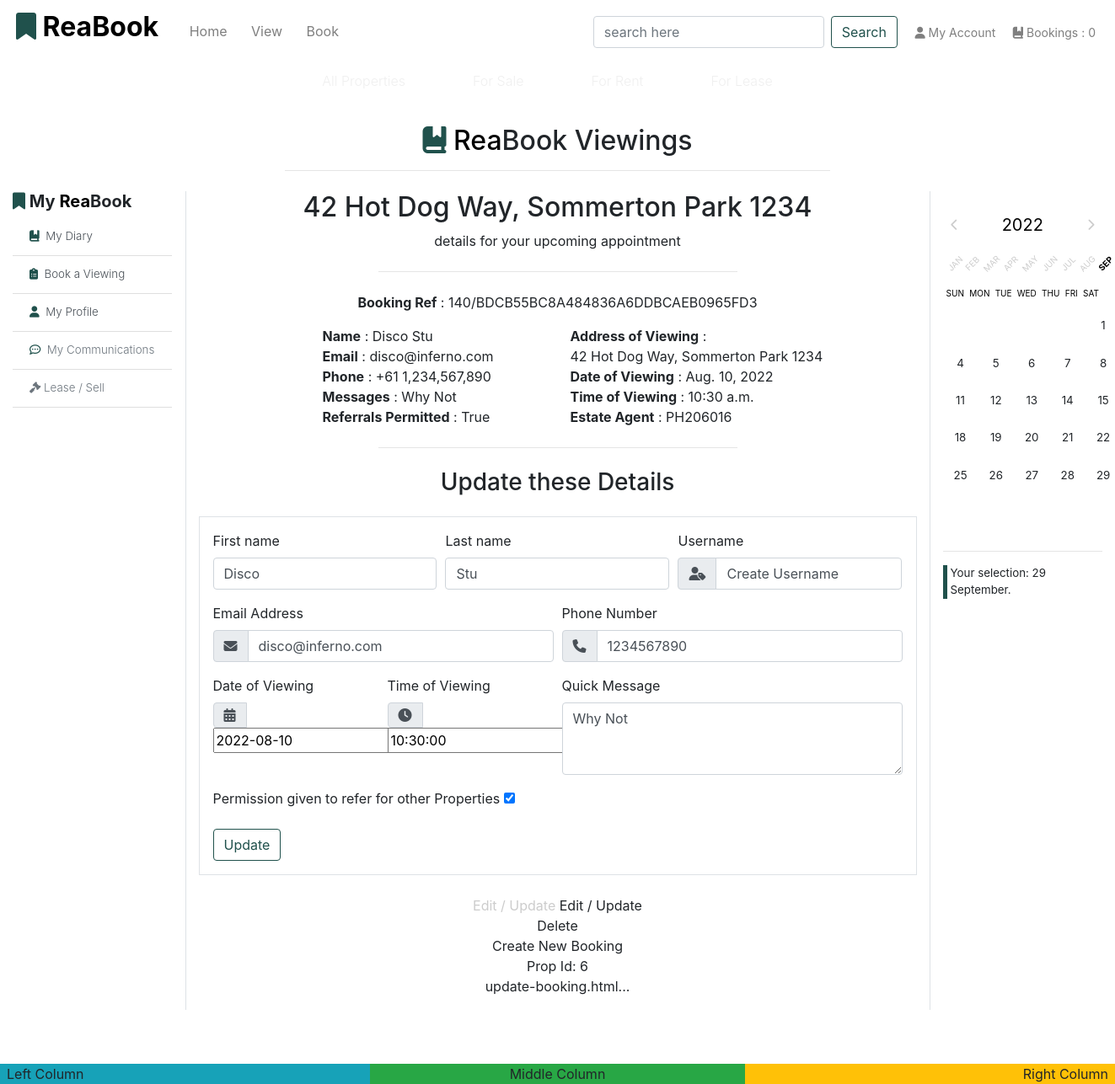
Screenshot of /book/diary/140/ (signed in) with the database file from the repository.
### app_bookings/models.py (models this page shows, shortened)
class Booking(models.Model):
    booking_number = models.CharField(max_length=8, null=False, editable=False, unique=True)
    user = models.ForeignKey(User, on_delete=models.CASCADE, null=True, blank=True)
    property_id = models.ForeignKey('app_properties.Property', null=True, blank=True, on_delete=models.SET_NULL)
    booking_name = models.CharField(max_length=254, null=True, blank=True, default='15 min Viewing')
    date_of_viewing = models.DateField(default=date.today)
    time_of_viewing = models.TimeField(default=timezone.now)
    client_message = models.TextField(null=True, blank=True, max_length=140)
    date_submitted = models.DateTimeField(auto_now_add=True)
    f_name = models.CharField(max_length=40)
    l_name = models.CharField(max_length=40)
    client_username = models.CharField(max_length=40, default='Create Username')
    client_email = models.EmailField(max_length=254)
    client_phone = models.IntegerField(null=True, blank=True, default='')
    client_city = models.CharField(max_length=140, null=True, blank=True)
    client_state = models.CharField(max_length=10, null=True, blank=True)
    client_zip = models.CharField(max_length=10, default='')
    client_country = models.CharField(max_length=2, choices=pytz.country_names.items(), null=True, blank=True)
    viewing_active = models.BooleanField(default=True)
    contact_ok = models.BooleanField(default=False)
    class Meta:
        verbose_name_plural = 'Bookings'
    def __str__(self):
        return self.booking_number

### app_properties/models.py (models this page shows)
class Property(models.Model):
    realtor = models.ForeignKey(User, on_delete=models.CASCADE, blank=True, null=False, default=User)
    title_no = models.CharField(max_length=254)
    ribbon_feature = models.CharField(max_length=20, default="New Listing")
    name = models.CharField(max_length=30)
    category = models.ForeignKey(
        'Category', null=True, blank=True, on_delete=models.SET_NULL
        )
    sector = models.ForeignKey(
        'Sector', null=True, blank=True, on_delete=models.SET_NULL
        )
    sale_price = models.IntegerField(null=False, blank=True, default=0)
    rent_pw = models.IntegerField(null=False, blank=True, default=0)
    date_available = models.DateField(null=True, blank=True, auto_now_add=True)
    bedrooms = models.IntegerField(null=False, blank=False)
    bathrooms = models.IntegerField(null=False, blank=False)
    carports = models.IntegerField(null=False, blank=False)
    air_conditioning = models.IntegerField(null=False, blank=False)
    rating = models.DecimalField(
        max_digits=3, decimal_places=1, null=True, blank=True
        )
    description = models.TextField()
    main_image_url = models.URLField(max_length=1024, null=True, blank=True)
    main_image = models.ImageField(null=True, blank=True)
    bedroom_image = models.ImageField(null=True, blank=True)
    bath_image = models.ImageField(null=True, blank=True)
    kitchen_image = models.ImageField(null=True, blank=True)
    living_image = models.ImageField(null=True, blank=True)
    unit_no = models.IntegerField(null=True, blank=True)
    level = models.IntegerField(null=True, blank=True)
    house_no = models.IntegerField(null=True, blank=False, default="No.")
    street = models.CharField(max_length=70, default='')
    suburb = models.CharField(max_length=70, default='')
    city = models.CharField(max_length=40)
    state = models.CharField(max_length=40, null=True, blank=True)
    postcode = models.CharField(max_length=10)
    country = models.CharField(max_length=2, choices=pytz.country_names.items(), null=True, blank=True)
    land_area = models.IntegerField(null=True, blank=True)
    building_area = models.IntegerField(null=True, blank=True)
    build_date = models.DateField(null=True, blank=True)
    list_date = models.DateField(auto_now_add=True)
    list_duration = models.IntegerField(null=False, blank=False, default=30)
    owner_fname = models.CharField(max_length=254, null=True, blank=False)
    owner_lname = models.CharField(max_length=254, null=True, blank=False)
    viewings = models.BooleanField(default=True)
    available = models.BooleanField(default=False)
    class Meta:
        verbose_name_plural = 'Properties'
        get_latest_by = 'list_date'
    def __str__(self):
        return f"{self.id}"

### app_bookings/views.py (the view)
# urls.py: path('diary/<int:booking_id>/', views.update_booking, name='update_booking'),
def update_booking(request, booking_id):
    booking = Booking.objects.get(pk=booking_id)
    booking_form = BookingForm(request.POST or None, instance=booking)
    context = {
        'booking_form': booking_form,
        'booking': booking,
        }
    return render(request, 'book/update-booking.html', context)

### app_bookings/templates/book/update-booking.html (shortened to what this page needs)
{% extends 'base.html' %}
{% load static %}
{% block content %}
{% if user.is_authenticated %}
{% include 'includes/bookings-base.html' %}
    <div class="row-lg-12 justify-content-center">
        <h2>{{ booking.property_id.house_no }} {{ booking.property_id.street }}, {{ booking.property_id.suburb }} {{ booking.property_id.postcode }}</h2>
        <p>details for your upcoming appointment</p>
        <hr class="w-50 my-4">
        <p><strong>Booking Ref</strong> : {{ booking.id }}/{{ booking }}</p>
        <div class="row">
            <div class="col-md-2"></div>
            <div class="col-md-4 text-left">
                <strong>Name</strong> : {{ booking.f_name }} {{ booking.l_name }}
                <br><strong>Email</strong> : {{ booking.client_email }}
                <br><strong>Phone</strong> : +{{ booking.client_country }} {{ booking.client_phone }}
                <br><strong>Messages</strong> : {{ booking.client_message }}
                <br><strong>Referrals Permitted</strong> : {{ booking.contact_ok }}
            </div>
            <div class="col-md-6 text-left">
                <strong>Address of Viewing</strong> :<br> {{ booking.property_id.house_no }} {{ booking.property_id.street }}, {{ booking.property_id.suburb }} {{ booking.property_id.postcode }}
                <br><strong>Date of Viewing</strong> : {{ booking.date_of_viewing }}
                <br><strong>Time of Viewing</strong> : {{ booking.time_of_viewing }}
                <br><strong>Estate Agent</strong> : {{ booking.property_id.realtor }}
            </div>
            <div class="col-lg-12">
                <hr class="w-50 my-4">
                <h3 class="mb-4">Update these Details</h3>
                <form class="text-left border p-3">
                    <div class="form-row">
                        <div class="col-md-4 mb-3 mx-0">
                            <label>First name</label>
                            {{ booking_form.f_name }}
                        </div>
                        <div class="col-md-4 mb-3 mx-0">
                            <label>Last name</label>
                            {{ booking_form.l_name }}
                        </div>
                        <div class="col-md-4 mb-3 mx-0">
                            <label>Username</label>
                            <div class="input-group">
                                <div class="input-group-prepend">
                                    <span class="input-group-text"><i class="fa-solid fa-user-tag"></i></span>
                                </div>
                                {{ booking_form.client_username }}
                            </div>
                        </div>
                    </div>
                    <div class="form-row">
                        <div class="col-md-6 mb-3">
                            <label for="validationTooltip03">Email Address</label>
                            <div class="input-group">
                                <div class="input-group-prepend">
                                    <span class="input-group-text"><i class="fa-solid fa-envelope"></i></span>
                                </div>
                                {{ booking_form.client_email }}
                            </div>
                        </div>
                        <div class="col-md-6 mb-3">
                            <label for="validationTooltip04">Phone Number</label>
                            <div class="input-group">
                                <div class="input-group-prepend">
                                    <span class="input-group-text"><i class="fa-solid fa-phone"></i></span>
                                </div>
                                {{ booking_form.client_phone }}
                            </div>
                        </div>
                    </div>
                    <div class="form-row">
                        <div class="col-md-3 mb-3 mx-0">
                            <label>Date of Viewing</label>
                            <div class="input-group">
                                <div class="input-group-prepend">
                                    <span class="input-group-text"><i class="fa-solid fa-calendar-days"></i></span>
                                </div>
                                {{ booking_form.date_of_viewing }}
                            </div>
                        </div>
                        <div class="col-md-3 mb-3 mx-0">
                            <label>Time of Viewing</label>
                            <div class="input-group">
                                <div class="input-group-prepend">
                                    <span class="input-group-text"><i class="fa-solid fa-clock"></i></span>
                                </div>
                                {{ booking_form.time_of_viewing }}
                            </div>
                        </div>
                        <div class="col-md-6 mb-3 mx-0">
                            <label>Quick Message</label>
                            {{ booking_form.client_message }}
                        </div>
                    </div>
                    <p><label>Permission given to refer for other Properties</label> {{ booking_form.contact_ok }} </p>
                    <button class="btn btn-outline-reabook" type="submit">Update</button>
                </form>
                <br>
                <a href="#">
                    Edit / Update
                </a>
                Edit / Update
                <br>
                Delete
                <br>
                Create New Booking
                <br>
                Prop Id: {{ booking.property_id }}
            </div>
        </div>
    </div>
    <p>update-booking.html...</p>
{% include 'includes/bookings-base-calendar.html' %}
{% else %}
    {% include 'includes/account-required.html' %}
{% endif %}
{% endblock %}

### static/css/base.css (style rules this page uses)
html { height: 100%; }
.btn-outline-reabook { color: #20514C; border-color: #20514C; }

### rows the page displays
Booking: property_id.house_no "42", property_id.street "Hot Dog Way", property_id.suburb "Sommerton Park", property_id.postcode "1234", id "140", booking_number "BDCB55BC8A484836A6DDBCAEB0965FD3", f_name "Disco", l_name "Stu", client_email "disco@inferno.com", client_country "61", client_phone "1,234,567,890", client_message "Why Not", contact_ok "True", date_of_viewing "Aug. 10, 2022", time_of_viewing "10:30 a.m.", property_id.realtor "PH206016", client_username "Create Username", client_phone "1234567890", date_of_viewing "2022-08-10", time_of_viewing "10:30:00", contact_ok "☑", property_id "6"
